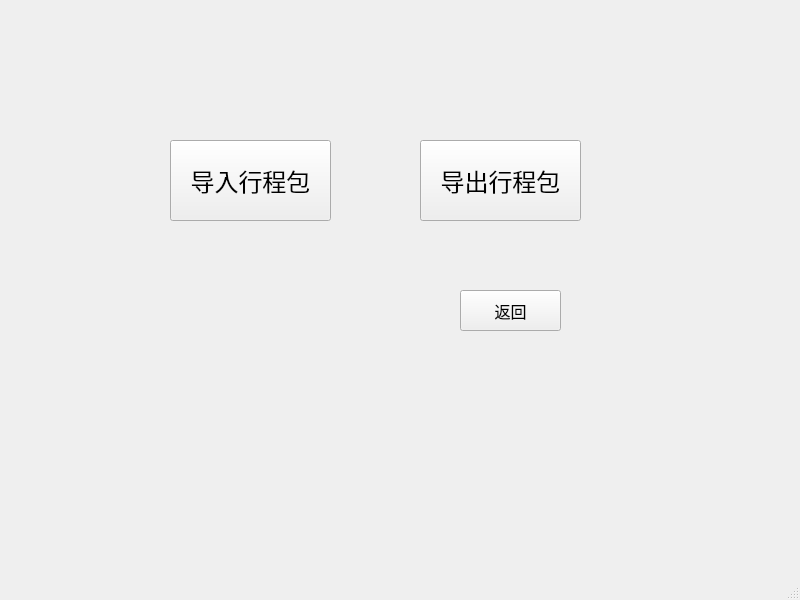
<?xml version="1.0" encoding="UTF-8"?>
<ui version="4.0">
 <class>sqlWindow</class>
 <widget class="QMainWindow" name="sqlWindow">
  <property name="geometry">
   <rect>
    <x>0</x>
    <y>0</y>
    <width>800</width>
    <height>600</height>
   </rect>
  </property>
  <property name="windowTitle">
   <string>导入行程界面</string>
  </property>
  <widget class="QWidget" name="centralwidget">
   <widget class="QPushButton" name="pushButton">
    <property name="geometry">
     <rect>
      <x>170</x>
      <y>140</y>
      <width>161</width>
      <height>81</height>
     </rect>
    </property>
    <property name="font">
     <font>
      <pointsize>18</pointsize>
     </font>
    </property>
    <property name="text">
     <string>导入行程包</string>
    </property>
   </widget>
   <widget class="QPushButton" name="pushButton_2">
    <property name="geometry">
     <rect>
      <x>420</x>
      <y>140</y>
      <width>161</width>
      <height>81</height>
     </rect>
    </property>
    <property name="font">
     <font>
      <pointsize>18</pointsize>
     </font>
    </property>
    <property name="text">
     <string>导出行程包</string>
    </property>
   </widget>
   <widget class="QPushButton" name="pushButton_3">
    <property name="geometry">
     <rect>
      <x>460</x>
      <y>290</y>
      <width>101</width>
      <height>41</height>
     </rect>
    </property>
    <property name="font">
     <font>
      <pointsize>12</pointsize>
     </font>
    </property>
    <property name="text">
     <string>返回</string>
    </property>
   </widget>
  </widget>
  <widget class="QMenuBar" name="menubar">
   <property name="geometry">
    <rect>
     <x>0</x>
     <y>0</y>
     <width>800</width>
     <height>26</height>
    </rect>
   </property>
  </widget>
  <widget class="QStatusBar" name="statusbar"/>
 </widget>
 <resources/>
 <connections/>
</ui>
